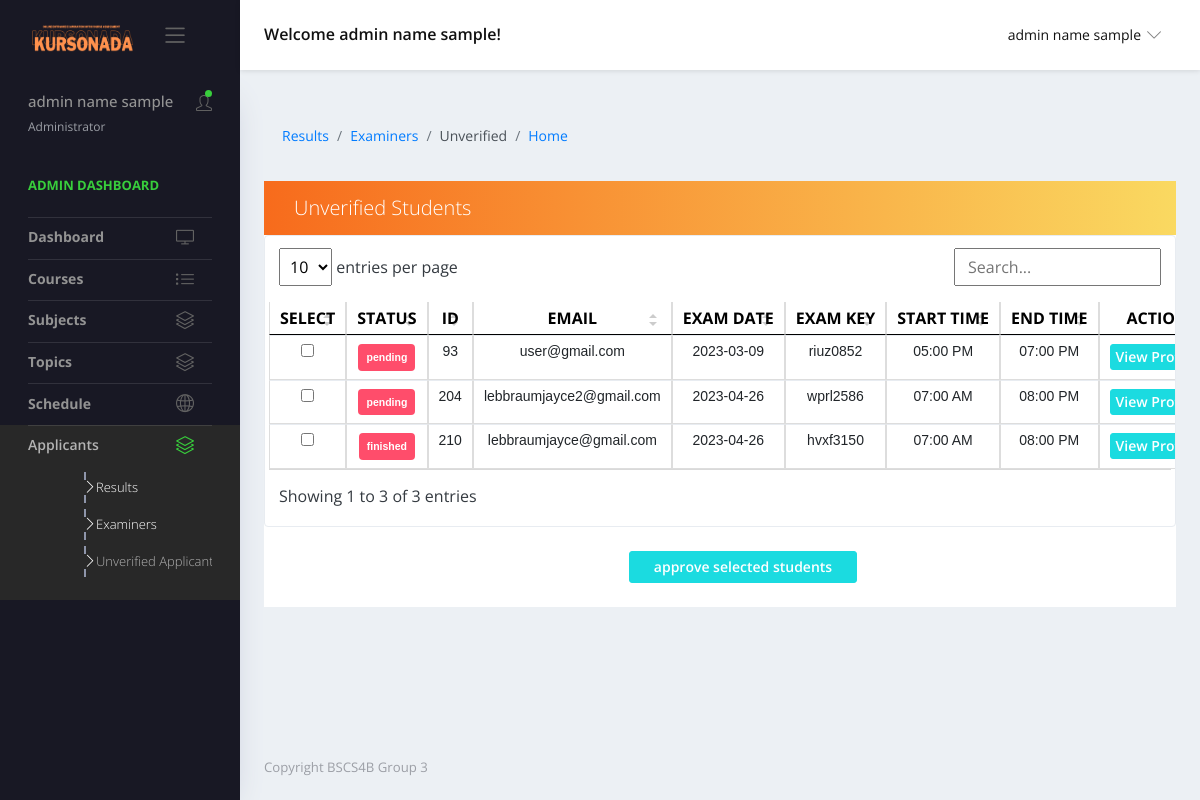
Page /views/unverified.php (signed in) on the earlier database version.
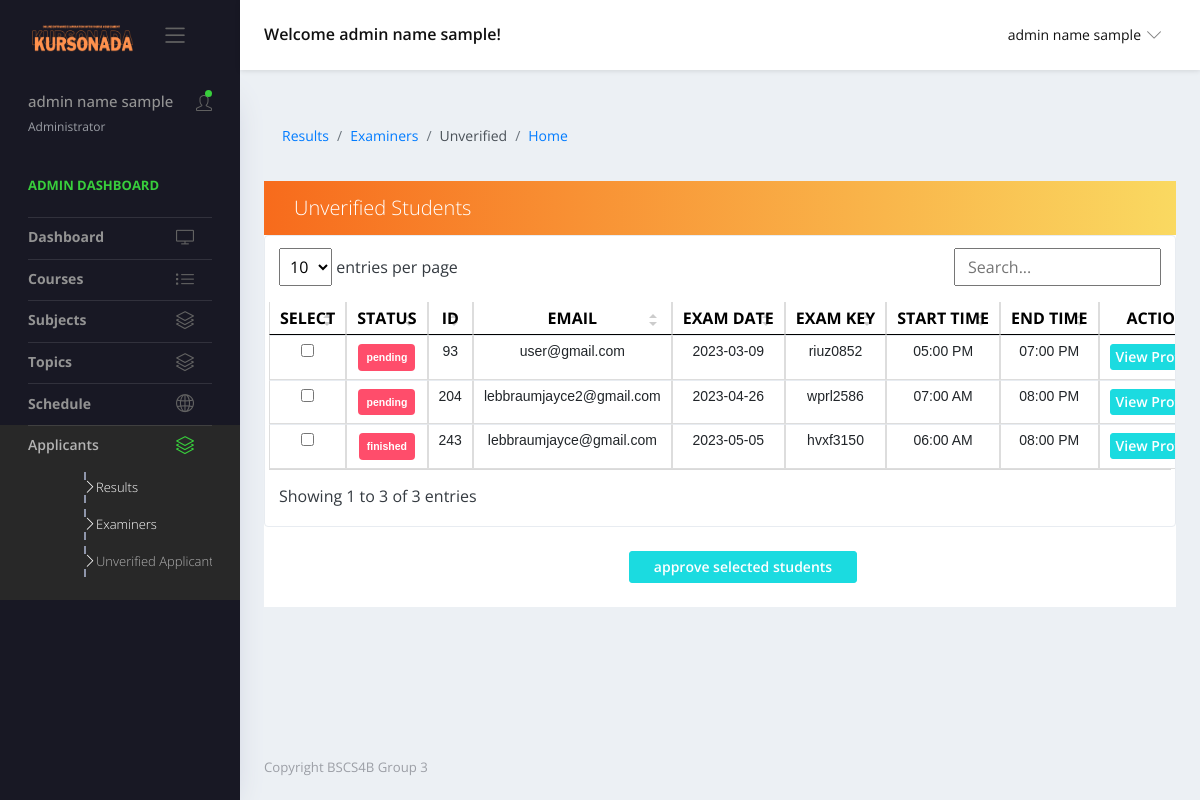
Same page on the later database version.
### tables this page shows
CREATE TABLE `generated_codes` (
  `id` int(11) NOT NULL,
  `fullname` varchar(255) NOT NULL,
  `email` varchar(255) NOT NULL,
  `exam_key` varchar(255) NOT NULL,
  `exam_date` varchar(255) NOT NULL,
  `exam_time` time NOT NULL,
  `exam_time_end` time NOT NULL,
  `status` varchar(255) NOT NULL,
  `strand` varchar(255) NOT NULL,
  `pref_course` varchar(255) NOT NULL,
  `traits` varchar(255) NOT NULL,
  `interest` varchar(255) NOT NULL,
  `skill` varchar(255) NOT NULL,
  `career_goal` varchar(255) NOT NULL,
  `exam_key_created_at` datetime NOT NULL
);

### forms/adminQueries.php (called while the page is built, shortened)
<?php
    function getUnapprovedStudent() {
        $url = 'localhost';
        $username = 'root';
        $password = '';
        $conn = new mysqli($url, $username, $password, 'project');
        $sql = mysqli_query($conn,
        "SELECT *
        FROM generated_codes WHERE status != 'active'
        ");
    return mysqli_fetch_all($sql, MYSQLI_ASSOC);
}
?>

### views/unverified.php (the view, shortened to what the changed rows need)
<?php
include '../forms/adminQueries.php';
?>
<!DOCTYPE html>
<html lang="en">
  <head>
    <link rel="stylesheet" href="../vendors/simple-line-icons/css/simple-line-icons.css">
    <link rel="stylesheet" href="../vendors/flag-icon-css/css/flag-icon.min.css">
    <link rel="stylesheet" href="../vendors/css/vendor.bundle.base.css">
    <link rel="stylesheet" href="../vendors/daterangepicker/daterangepicker.css">
    <link rel="stylesheet" href="../vendors/chartist/chartist.min.css">
    <link href="https://cdn.jsdelivr.net/npm/bootstrap@5.0.2/dist/css/bootstrap.min.css" rel="stylesheet">
    <link rel="stylesheet" href="../assets/css/vertical-layout-light/style.css">
    <link rel="stylesheet" href="../assets/css/styles-admin.css">
  </head>
  <body>
    <div class="container-scroller">
      <div class="container-fluid page-body-wrapper">
       <div class="main-panel">
        <div class="content-wrapper">
          <div class="row quick-action-toolbar">
            <div class="col-md-12 grid-margin">
              <div class="card">
              <form id="myform" action="" method="POST">
                  <div class="table-responsive border rounded p-1">
                      <table class="table table-hover text-nowrap datatable">
                      <thead>
                      <tr>
                          <th class="font-weight-bold text-center" scope="col">SELECT</th>
                          <th class="font-weight-bold text-center" id="status" scope="col" >STATUS</th>
                          <th class="font-weight-bold text-center" scope="col">ID</th>
                          <th class="font-weight-bold text-center" scope="col">EMAIL</th>
                          <th class="font-weight-bold text-center" scope="col">EXAM DATE</th>
                          <th class="font-weight-bold text-center" scope="col">EXAM KEY</th>
                          <th class="font-weight-bold text-center" scope="col">START TIME</th>
                          <th class="font-weight-bold text-center" scope="col">END TIME</th>
                          <th class="font-weight-bold text-center" scope="col">ACTIONS</th>
                        </tr>
                      </thead>
                      <tbody>
                      <?php
                        $rows = getUnapprovedStudent();
                        $i = 0;
                        while ($i < count($rows)) {
                           $row = $rows[$i];
                          $status = $row["status"];
                          $id = $row["id"];
                          $formattedTime = date('h:i A', strtotime($row['exam_time']));
                          $formattedTime2 = date('h:i A', strtotime($row['exam_time_end']));
                          echo "<tr>";
                          echo "<td><input type='checkbox' name='user_ids[]' value='".$row['id']."'></td>";
                          echo "<td><div class='badge badge-danger p-2'>" . $status . "</div></td>";
                          echo "<td>" . $row["id"] . "</td>";
                          echo "<td>" . $row["email"] . "</td>";
                          echo "<td>" . $row["exam_date"] . "</td>";
                          echo "<td>" . $row["exam_key"] . "</td>";
                          echo "<td>" . $formattedTime . "</td>";
                          echo "<td>" . $formattedTime2 . "</td>";
                          echo "<td><div class='text-center'><button name='btnmodal' type='button' class='btn btn-primary view-btn' data-toggle='modal' data-target='#viewModal' data-id='" . $id . "'>View Profiling</div></button></td>";
                          echo "</tr>";
                               $i++;
                        }
                      ?>
                      </tbody>
                    </table>
                  </div>
                </div>
              </div>
            </div>
        </div>
      </div>
    </div>
    </div>
    <link href="../assets/vendor/simple-datatables/style.css" rel="stylesheet">
  </body>
</html>

Differences in the rows shown:
removed generated_codes: status "finished", id "210", email "lebbraumjayce@gmail.com", exam_date "2023-04-26", exam_key "hvxf3150", exam_time "07:00 AM", exam_time_end "08:00 PM"
added generated_codes: status "finished", id "243", email "lebbraumjayce@gmail.com", exam_date "2023-05-05", exam_key "hvxf3150", exam_time "06:00 AM", exam_time_end "08:00 PM"
